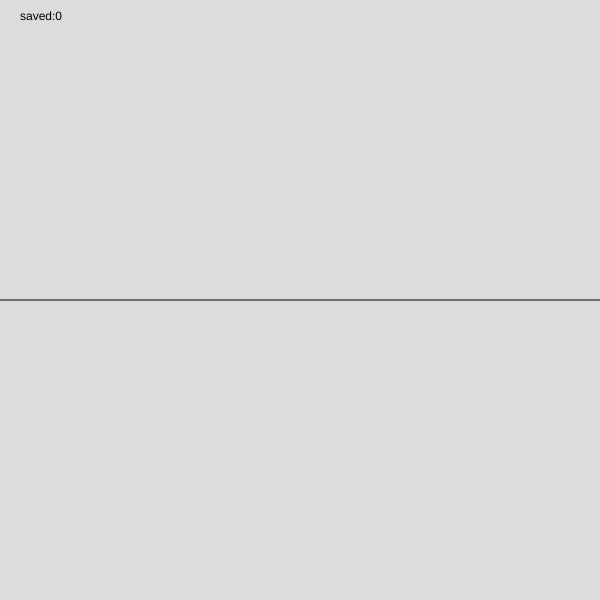
Frame 1 (no input)
Frame 60 (no input): identical to frame 1, image omitted
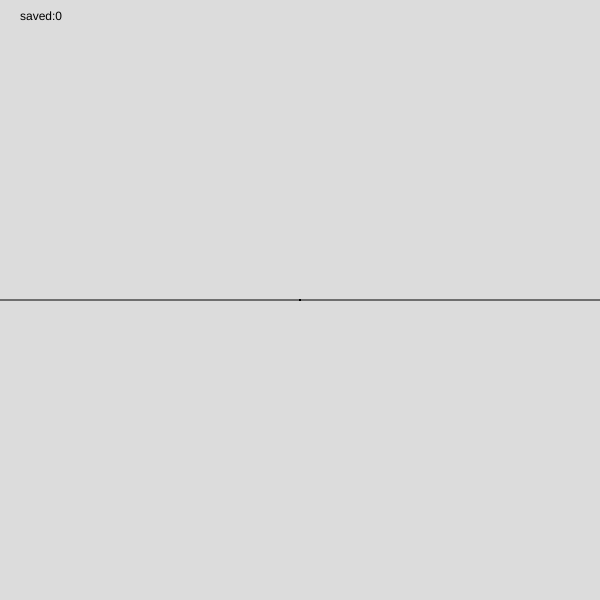
Frame 120 (the mouse pressed at the canvas centre since frame 60)

The p5.js sketch that drew these frames (run headless with seeded random() and noise() and a simulated clock; from frame 60 on, the mouse is pressed at the canvas centre):

// p5.js sketch
// ── sketch.js
let current = [];
let saved = [];

function setup() {
  createCanvas(600, 600);
}

function draw() {
  background(220);
  if (mouseIsPressed) {
    current.push({ x: mouseX, y: mouseY });
  }
  drawOne(current, 0);
  text("saved:" + saved.length, 20, 20);

  for (let i = 0; i < saved.length; i++) {
    let scr = saved[i];
    drawOne(scr, width/2);
  }
  line(0, height / 2, width, height / 2);
}

function doubleClicked() {
  let copyOfCurrent = current.slice();
  saved.push(copyOfCurrent);
  current = []; // empty current
  console.log(saved);
}

function drawOne(scratch, yOffset) {
  for (let i = 0; i < scratch.length - 1; i++) {
    line(scratch[i].x, scratch[i].y+yOffset, 
      scratch[i + 1].x, scratch[i + 1].y+yOffset);
  }
}
